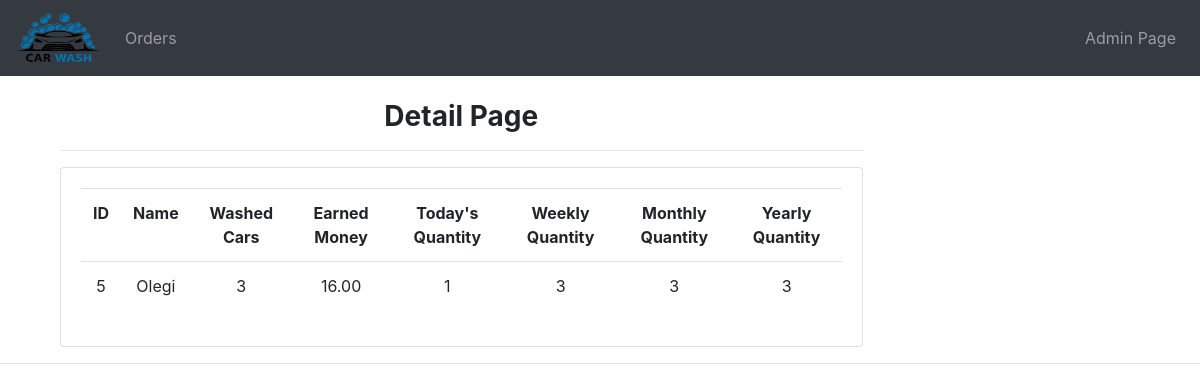
Screenshot of /washers/5/ with the database file from the repository.
### car_wash/models.py (models this page shows, shortened)
class CarWasher(models.Model):
    name = models.CharField(max_length=200)

### car_wash/views.py (the view)
# urls.py: path('washers/<int:pk>/', washer_detail, name='washer-detail'),
def washer_detail(request, pk: int):
    washer_by_id = CarWasher.objects.get(pk=pk)
    filter_by_washer_name = Order.objects.filter(washer__name=washer_by_id.name)
    earned_money = 0
    for i in filter_by_washer_name:
        earned_money += i.order_price
    orders = washer_by_id.orders.all()
    today = datetime.today()
    context = {
        'washer_by_id': washer_by_id,
        'earned_money': earned_money,
        'today': orders.filter(created_date__range=[date(1), today]).count(),
        'weekly': orders.filter(created_date__range=[date(7), today]).count(),
        'monthly': orders.filter(created_date__range=[date(30), today]).count(),
        'yearly': orders.filter(created_date__range=[date(365), today]).count()
    }
    return render(request, 'washer_details.html', context)

### car_wash/get_date.py (called while the page is built)
def date(days):
    return datetime.now() - timedelta(days=days)

### car_wash/templates/washer_details.html (shortened to what this page needs)
{% extends 'base.html' %}
{% block body %}
    <br>
<div class="col-md-9">
		<h3><strong>Detail Page</strong></h3>
		<hr>
		<div class="card card-body">
            <table class="table">
				<tr>
                    <th>ID</th>
                    <th>Name</th>
                    <th>Washed Cars</th>
                    <th>Earned Money</th>
                    <th>Today's Quantity</th>
                    <th>Weekly Quantity</th>
                    <th>Monthly Quantity</th>
                    <th>Yearly Quantity</th>
				</tr>
                <tr>
                    <td>{{ washer_by_id.id }}</td>
					<td>{{ washer_by_id.name }}</td>
                    <td>{{ washer_by_id.orders.count }}</td>
                    <td>{{ earned_money}}</td>
                    <td>{{ today }}</td>
                    <td>{{ weekly }}</td>
                    <td>{{ monthly }}</td>
                    <td>{{ yearly }}</td>
                </tr>
			</table>
		</div>
	</div>
{% endblock body %}

### static/css/main.css (style rules this page uses)
div { text-align: center; }

### rows the page displays
CarWasher: id "5", name "Olegi", orders.count "3"

### other values shown
{{ earned_money }} "16.00"
{{ today }} "1"
{{ weekly }} "3"
{{ monthly }} "3"
{{ yearly }} "3"
